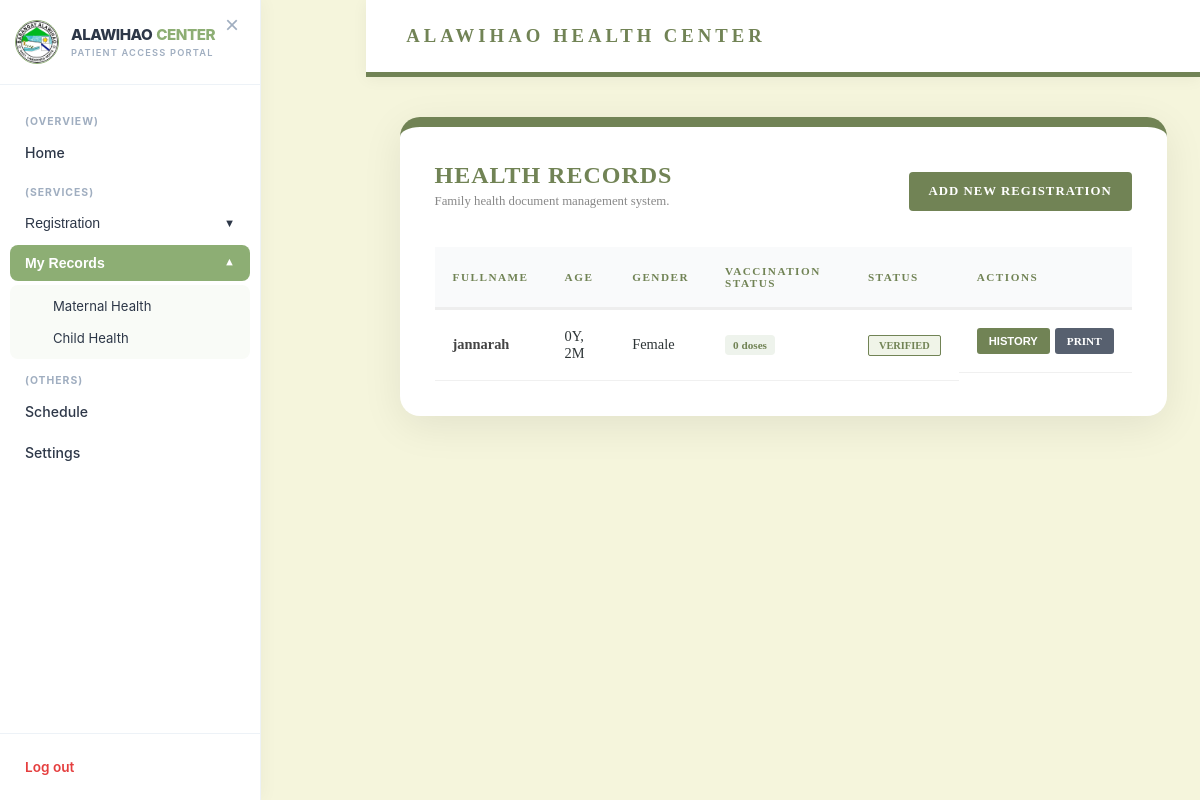
/user_child_records.php (signed in), run on the app's committed database.
### tables this page shows
CREATE TABLE `children` (
  `id` int(11) NOT NULL,
  `user_id` int(11) NOT NULL,
  `child_name` varchar(255) NOT NULL,
  `mother_name` varchar(255) NOT NULL,
  `father_name` varchar(150) DEFAULT NULL,
  `gender` enum('Male','Female') NOT NULL,
  `birth_date` date NOT NULL,
  `weight_kg` decimal(5,2) DEFAULT NULL,
  `height_cm` decimal(5,2) DEFAULT NULL,
  `weight` float NOT NULL,
  `blood_type` varchar(10) DEFAULT NULL,
  `place_of_birth` varchar(255) NOT NULL,
  `family_no` varchar(50) DEFAULT NULL,
  `address` text DEFAULT NULL,
  `barangay` varchar(100) DEFAULT NULL,
  `health_center` varchar(100) DEFAULT NULL,
  `created_at` timestamp NOT NULL DEFAULT current_timestamp(),
  `status` enum('Pending','Approved') DEFAULT 'Pending',
  `vaccination_status` varchar(20) DEFAULT 'None',
  `vaccine_taken` text DEFAULT NULL,
  `administered_by` varchar(255) DEFAULT NULL,
  `family_serial` varchar(50) DEFAULT NULL,
  `birth_height` varchar(20) DEFAULT NULL,
  `immunization_records` text DEFAULT NULL
);

### user_child_records.php (the view, shortened to what this page needs)
<?php
include 'db_connect.php';
$user_id = $_SESSION['user_id'];
$query = "SELECT c.*, c.height_cm AS height,
                 COALESCE(c.vaccine_taken, 'None') AS vaccine_taken,
                 c.administered_by,
                 TIMESTAMPDIFF(YEAR, c.birth_date, CURDATE()) AS age_years,
                 TIMESTAMPDIFF(MONTH, c.birth_date, CURDATE()) % 12 AS age_months
          FROM children c
          WHERE c.user_id = ?
          ORDER BY c.created_at DESC";
$stmt = $conn->prepare($query);
$stmt->bind_param("i", $user_id);
$stmt->execute();
$result_children = $stmt->get_result();
$my_records = [];
while ($row = $result_children->fetch_assoc()) {
    $history_arr = [];
    $row['history'] = $history_arr;
    $unique_vaccines = [];
    $row['total_doses'] = count($unique_vaccines);
    $my_records[] = $row;
}
?>
<!DOCTYPE html>
<html lang="en">
<head>
<?php $notif_path=''; include 'notif_assets.php'; ?>
</head>
<body>
<?php include 'user_sidebar.php'; ?>
<?php include 'notif_bell.php'; ?>
<div id="main">
    <div class="header">
        <h3 style="margin:0; letter-spacing: 4px; color: var(--primary-green); font-weight: 900;">ALAWIHAO HEALTH CENTER</h3>
    </div>
    <div class="table-container">
        <div style="display: flex; justify-content: space-between; align-items: center; margin-bottom: 25px;">
            <div>
                <h2 style="color: var(--primary-green); margin: 0; letter-spacing: 1px;">HEALTH RECORDS</h2>
                <p style="color: #888; font-size: 0.8rem; margin-top: 5px;">Family health document management system.</p>
            </div>
            <a href="user_reg_newborn.php" class="btn-register">ADD NEW REGISTRATION</a>
        </div>
        <table>
            <thead>
                <tr>
                    <th>FullName</th>
                    <th>Age</th>
                    <th>Gender</th>
                    <th>Vaccination Status</th>
                    <th>Status</th>
                    <th>Actions</th>
                </tr>
            </thead>
            <tbody>
                <?php if (count($my_records) > 0): ?>
                    <?php foreach ($my_records as $row): ?>
                    <tr>
                        <td style="font-weight: bold; color: #444;"><?php echo htmlspecialchars($row['child_name']); ?></td>
                        <td><?php echo "{$row['age_years']}Y, {$row['age_months']}M"; ?></td>
                        <td><?php echo $row['gender']; ?></td>
                        <td>
                            <span style="background:#eef3ec; color:var(--primary-green); padding:4px 8px; border-radius:4px; font-size:0.7rem; font-weight:bold;">
                                <?php echo (int) ($row['total_doses'] ?? 0); ?> dose<?php echo ((int) ($row['total_doses'] ?? 0) === 1) ? '' : 's'; ?>
                            </span>
                        </td>
                        <td>
                            <span class="status-badge <?php echo ($row['status'] == 'Approved') ? 'status-approved' : 'status-pending'; ?>">
                                <?php echo ($row['status'] == 'Approved') ? 'Verified' : 'Pending'; ?>
                            </span>
                        </td>
                        <td class="action-btns">
                            <button class="btn details-btn" onclick='showDetails(<?php echo htmlspecialchars(json_encode($row), ENT_QUOTES, "UTF-8"); ?>)'>History</button>
                            <?php if($row['status'] == 'Approved'): ?>
                                <a href="print_record.php?id=<?php echo $row['id']; ?>" target="_blank" class="btn print-btn">Print</a>
                            <?php else: ?>
                                <a href="?delete_id=<?php echo $row['id']; ?>" class="btn remove-btn" onclick="return confirm('Remove this pending registration?')">Remove</a>
                            <?php endif; ?>
                        </td>
                    </tr>
                    <?php endforeach; ?>
                <?php else: ?>
                    <tr><td colspan="6" style="text-align:center; padding: 50px; color: #ccc;">No records found.</td></tr>
                <?php endif; ?>
            </tbody>
        </table>
    </div>
</div>
</body>
</html>

### theme.css (style rules this page uses)
*, *::before, *::after { transition: background-color 0.25s ease, color 0.2s ease, border-color 0.2s ease, box-shadow 0.2s ease; }
:root, [data-theme="light"] { --dm-bg: #F9F9F4; --dm-surface: #FFFFFF; --dm-surface2: #F4F7F0; --dm-text: #2D2D2D; --dm-text2: #555; --dm-muted: #6b7280; --dm-border: #E1E1D7; --dm-hover: #F0F5EC; --dm-sage: #8DAE74; --dm-dark-sage: #5A6B47; --dm-input-bg: #FFFFFF; --dm-input-border: #E1E1D7; --dm-card-shadow: 0 2px 8px rgba(0,0,0,0.06); --dm-sidebar-bg: #FFFFFF; --dm-topbar-bg: #FFFFFF; --dm-topbar-border:#E1E1D7; --dm-table-head: #F4F4ED; --dm-table-stripe: #F9FAF6; --dm-badge-bg: #F0F5EC; }

### user_child_records.php (style rules this page uses)
:root { --primary-green: #718355; --bg-color: #f5f5dc; --white: #ffffff; --dark-gray: #2d3436; --danger-red: #b33939; }
body { font-family: 'Times New Roman', serif; background-color: var(--bg-color); margin: 0; display: flex; }
#main { margin-left: 280px; width: calc(100% - 280px); padding-bottom: 50px; display: flex; flex-direction: column; align-items: center; }
.header { width: 100%; background: var(--white); padding: 25px 40px; border-bottom: 5px solid var(--primary-green); box-sizing: border-box; margin-bottom: 40px; box-shadow: 0 2px 15px rgba(0,0,0,0.05); }
.table-container { background: var(--white); width: 92%; padding: 35px; border-radius: 20px; box-shadow: 0 10px 40px rgba(0,0,0,0.08); border-top: 10px solid var(--primary-green); box-sizing: border-box; }
table { width: 100%; border-collapse: collapse; margin-top: 20px; }
th { background: #f9fafb; color: var(--primary-green); padding: 18px; text-align: left; border-bottom: 3px solid #eee; text-transform: uppercase; font-size: 0.7rem; letter-spacing: 1.5px; }
td { padding: 18px; border-bottom: 1px solid #f0f0f0; color: var(--dark-gray); font-size: 0.9rem; }
.btn-register { background-color: var(--primary-green); color: white; padding: 12px 20px; text-decoration: none; border-radius: 4px; font-weight: bold; font-size: 0.8rem; letter-spacing: 1px; }
.status-badge { padding: 4px 10px; border-radius: 2px; font-size: 0.65rem; font-weight: bold; text-transform: uppercase; }
.status-approved { background: #f0f4e8; color: var(--primary-green); border: 1px solid var(--primary-green); }
.action-btns { display: flex; gap: 5px; }
.btn { padding: 7px 12px; border-radius: 3px; font-size: 0.7rem; font-weight: bold; text-decoration: none; cursor: pointer; border: none; text-transform: uppercase; }
.details-btn { background: var(--primary-green); color: white; }
.print-btn { background: #57606f; color: white; }

### user_sidebar.php (style rules this page uses)
:root { --sage: #8DAE74; --dark-sage: #6B8E55; --soft-sage: #F1F5ED; --pure-white: #FFFFFF; --text-main: #2D3748; --text-muted: #A0AEC0; --sidebar-width: 260px; --border-color: #EDF2F7; --transition: all 0.3s ease-in-out; }

### data on the page
children: child_name "jannarah", age_years "0", age_months "2", gender "Female", total_doses "0", status "VERIFIED"
